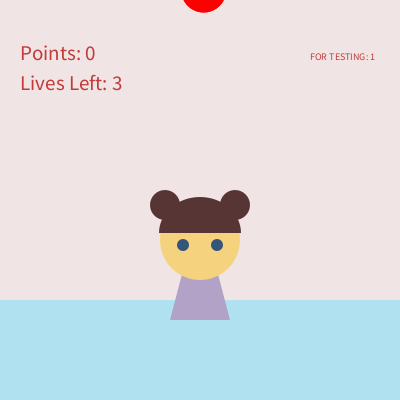
Frame 1 (no input)
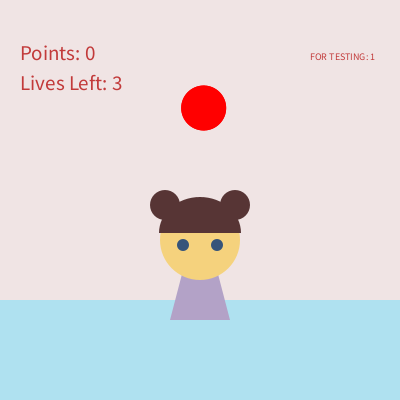
Frame 60 (the mouse pressed at the canvas centre just before this capture)
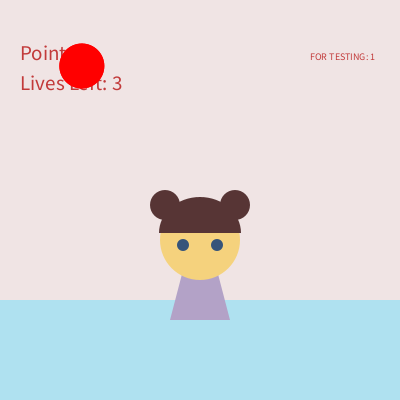
Frame 120 (the mouse held since frame 60 and released just before this capture)

The Processing sketch that drew these frames (run headless with seeded random() and noise(); from frame 60 on, the mouse is pressed at the canvas centre):

// Processing sketch: fallingGame
// ── fallingGame.pde
int xPosition = 200; //original x position of the character; all of these integer/variables are for the character
int eyeY = 245;
int eyeSize = 12;
int hairY = 205;
int hairSize = 30;
things falling;

ArrayList<things> objects;
Points points;

void setup() {
  size(400, 400);
  objects = new ArrayList<things>();
  objects.add(new things("ball"));
  points = new Points();
}

void draw() {  
    background(240, 228, 228);  //just the background
    noStroke();

    writingOnScreen();

    for (int i = 0; i < objects.size(); i++)
    {
      things ball = objects.get(i); //actually draws the initial ball
      fill(255, 0, 0); //initial ball 
      ellipse(ball.x, ball.y, 45, 45);
    }
for (int i = 0; i < objects.size(); i++)
    {
        falling = objects.get(i);
        if(falling.kind == "ball") {
        fill(255, 0, 0); //initial ball 
        }
        else {
        fill(0, 0, 0);
        }
        ellipse(falling.x, falling.y, 45, 45);
    }
    
    if(objects.get(objects.size() - 1).y == 150 && points.score >= 5 ) { 
        float w = random(1, 3);
        if(w < 2) {
            objects.add(new things("bomb"));
            };
            
           // things.push(bomb);
        } 
        //else {
        // //   objects.add(new things("ball"));
        //    /*var ball = {
        //        x:random(0, 315),
        //        y: -10,
        //        kind: "ball" 
        //    }; */
            
        //    //things.push(ball);
        //}
    
    
    if (objects.get(objects.size() - 1).y == 150) {  //makes it so that more objects keep falling(?)
       things newBall = new things("ball");
   
    objects.add(newBall); //adds a new value to the end of the array.
  }

  if (objects.get(0).y == 300) { //objects dissapear when they reach 300, instead of infinitely falling
    objects.remove(0); //shift - removes the first item of the array
  }
  fill(175, 225, 240); //ground color
  rect(0, 300, 400, 300); //ground's parameters

  moveCharacter();

  fill(245, 123, 254);
  drawCharacter();

  for (int i = 0; i < objects.size(); i++) //I am not quite sure what exactly this line specifically does...
  {
    things ball = objects.get(i);
    ball.y += 2; //makes the ball actually fall/move down

    if ((xPosition - 40 <= ball.x && ball.x <= 40 + xPosition) && (ball.y >= 200 && ball.y <= 280)) { //Add a point if the Character touches the ball. 
      if(ball.kind == "ball") {
      points.score++;
      objects.remove(0);
      }
      else {
      points.lives = 0;
      }
    } 
    else if ((xPosition - 40 != ball.x && ball.x != 40 + xPosition) && (ball.y == 300)) { //Take away a life if the character misses the ball.  //<>//
      if(ball.kind == "ball"){
      points.lives--;
      }

      if (points.lives <= 0) { //When you have no lives left...
        noLoop(); 
        fill(255, 0, 0); // color of the rectangle onscreen with text
        background(2, 5, 75); 

        endScene(); //game over scene
      }
    }
  }
};

//end/screen/command
void endScene() {
    background(2, 5, 75);
    rect(75, 150, 250, 100);  // the button
    // The button text
    fill(0, 0, 0);
    textSize(30);
    text("GAME OVER", 105, 195);
    textSize(21);
    text("Click screen to restart", 90, 230);
  };
  
void mousePressed() {  //restarts the game
    if (points.lives <= 0) {
      points.lives = 3;
      points.score = 0;
      loop();
    }
  };
  
//character movement
void moveCharacter() {
    //chara. to the right
    if (keyPressed && keyCode == RIGHT && xPosition < 415) { 
      xPosition+= 5;
    }
    //chara. to the left
    if (keyPressed && keyCode == LEFT && xPosition > -15) { 
      xPosition -= 5;
    }
  };

//points, lives left, TESTING
void writingOnScreen() {
    textSize(21);
    fill(194, 58, 58);
    text("Points: " + points.score, 20, 60); //the player's score / number of objects caught
    text("Lives Left: " + points.lives, 20, 90); // number of lives left

    textSize(10);
    text("FOR TESTING: " + objects.size(), 310, 60); //numbers of objects on the screen
  }; 
  
 void drawCharacter() {
  noStroke();

  //body
  fill(179, 162, 199);
  triangle(xPosition -30, 320, xPosition, 205, xPosition + 30, 320);

  //head
  fill(245, 210, 125);
  ellipse(xPosition, 240, 80, 80);
  
  //eyes
  fill(53, 84, 122);
  ellipse(xPosition - 17, eyeY, eyeSize, eyeSize);
  ellipse(xPosition + 17, eyeY, eyeSize, eyeSize);
  
  //hair
  fill(87, 53, 53);
  ellipse(xPosition - 35, hairY, hairSize, hairSize);
  ellipse(xPosition + 35, hairY, hairSize, hairSize);
  arc(xPosition, 233, 82, 72, PI, 2 * PI);
}

class things {
   float x, y;
   String kind;
  
  public things(String kind) {
    x = random(0, 315); 
    y = -10;
    this.kind = kind;
  }
}

class Points {
   int score, lives;
  
  public Points() {
    score = 0;
    lives = 3;
  }
}
